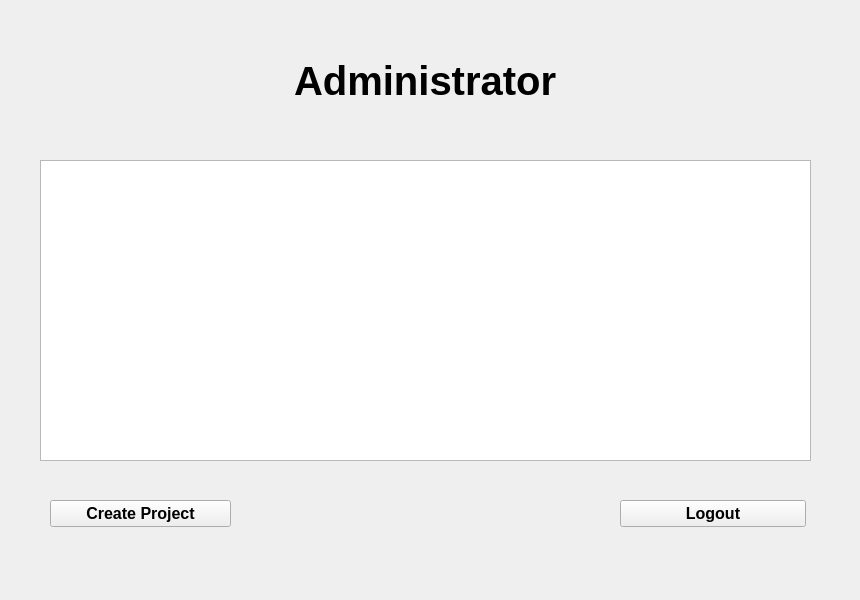
<?xml version="1.0" encoding="UTF-8"?>
<ui version="4.0">
 <class>AdminMainPage</class>
 <widget class="QWidget" name="AdminMainPage">
  <property name="geometry">
   <rect>
    <x>0</x>
    <y>0</y>
    <width>860</width>
    <height>600</height>
   </rect>
  </property>
  <property name="windowTitle">
   <string>Form</string>
  </property>
  <widget class="QPushButton" name="logoutButton_2">
   <property name="geometry">
    <rect>
     <x>620</x>
     <y>500</y>
     <width>186</width>
     <height>27</height>
    </rect>
   </property>
   <property name="font">
    <font>
     <pointsize>12</pointsize>
     <weight>75</weight>
     <bold>true</bold>
    </font>
   </property>
   <property name="text">
    <string>Logout</string>
   </property>
  </widget>
  <widget class="QPushButton" name="createButton_2">
   <property name="geometry">
    <rect>
     <x>50</x>
     <y>500</y>
     <width>181</width>
     <height>27</height>
    </rect>
   </property>
   <property name="font">
    <font>
     <pointsize>12</pointsize>
     <weight>75</weight>
     <bold>true</bold>
    </font>
   </property>
   <property name="text">
    <string>Create Project</string>
   </property>
  </widget>
  <widget class="QTableWidget" name="projectsTable">
   <property name="geometry">
    <rect>
     <x>40</x>
     <y>160</y>
     <width>771</width>
     <height>301</height>
    </rect>
   </property>
  </widget>
  <widget class="QWidget" name="verticalLayoutWidget_2">
   <property name="geometry">
    <rect>
     <x>280</x>
     <y>10</y>
     <width>291</width>
     <height>141</height>
    </rect>
   </property>
   <layout class="QVBoxLayout" name="verticalLayout_3">
    <item alignment="Qt::AlignHCenter">
     <widget class="QLabel" name="adminLabel">
      <property name="font">
       <font>
        <pointsize>30</pointsize>
        <weight>75</weight>
        <bold>true</bold>
       </font>
      </property>
      <property name="text">
       <string>Administrator</string>
      </property>
     </widget>
    </item>
   </layout>
  </widget>
 </widget>
 <resources/>
 <connections/>
</ui>
